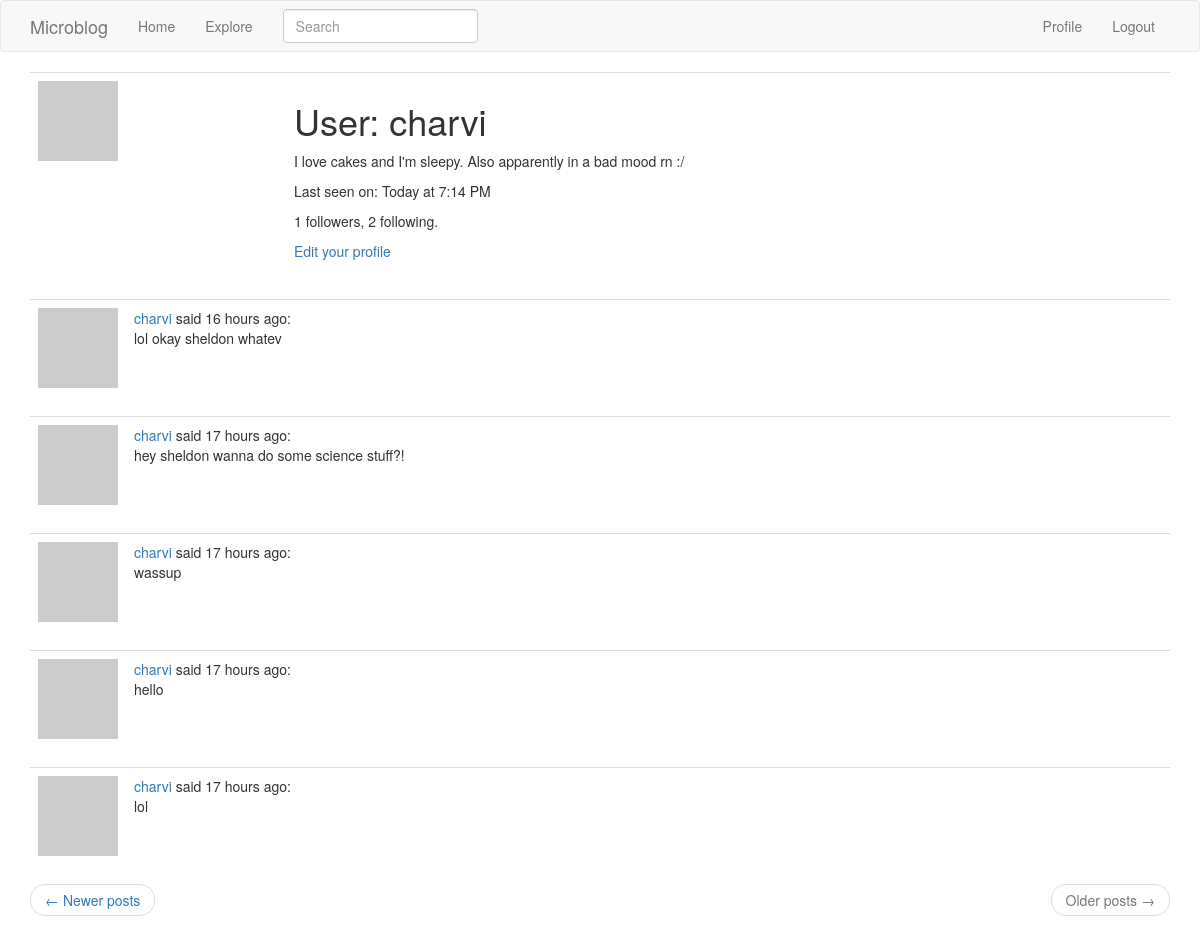
/user/charvi?page=2 (signed in), run on the app's committed database.
### app/sql/models.py (models this page shows, shortened)
class User(UserMixin,db.Model):
    id = db.Column(db.Integer, primary_key=True)
    username = db.Column(db.String(64), index=True, unique=True)
    email = db.Column(db.String(120),index=True, unique=True)
    password_hash = db.Column(db.String(128))
    posts = db.relationship('Post',backref='author',lazy='dynamic')
    about_me = db.Column(db.String(140))
    last_seen = db.Column(db.DateTime,default=datetime.utcnow)
    followed = db.relationship(
        'User',secondary=followers,
        primaryjoin=(followers.c.follower_id==id),
        secondaryjoin=(followers.c.followed_id==id),
        backref=db.backref('followers',lazy='dynamic'),
        lazy='dynamic'
    )
    def avatar(self,size):
        digest = md5(self.email.lower().encode('utf-8')).hexdigest()
        return f'https://www.gravatar.com/avatar/{digest}?d=identicon&s={size}'

class SearchableMixin(object):
    @classmethod
    def before_commit(cls,session):
        session._changes = {
            "add": list(session.new),
            "update": list(session.dirty),
            "delete": list(session.deleted)
        }
    @classmethod
    def after_commit(cls,session):
        for obj in session._changes['add']:
            if isinstance(obj, SearchableMixin):
                add_to_index(obj.__tablename__,obj)
        for obj in session._changes['update']:
            if isinstance(obj, SearchableMixin):
                add_to_index(obj.__tablename__,obj)
        for obj in session._changes['delete']:
            if isinstance(obj,SearchableMixin):
                remove_from_index(obj.__tablename__,obj)
        session._changes = None

class Post(SearchableMixin,db.Model):
    __searchable__ = ['body']
    id = db.Column(db.Integer,primary_key=True)
    body = db.Column(db.String(140))
    timestamp = db.Column(db.DateTime,index=True,default=datetime.utcnow)
    user_id = db.Column(db.Integer,db.ForeignKey('user.id'))

### app/main/routes.py (the view)
@bp.route('/user/<username>')
@login_required
def user(username):
    user = User.query.filter_by(username=username).first_or_404()
    page = request.args.get('page',1,type=int)
    posts = user.posts.order_by(Post.timestamp.desc()).paginate(page,current_app.config['POSTS_PER_PAGE'],False)
    next_url = url_for('main.user',username=user.username,page=posts.next_num) if posts.has_next else None
    prev_url = url_for('main.user',username=user.username,page=posts.prev_num) if posts.has_prev else None
    form = EmptyForm()
    return render_template('user.html',user=user,posts=posts.items,form=form,next_url=next_url,prev_url=prev_url)

### app/main/forms.py
class SearchForm(FlaskForm):
    q = StringField("Search",validators=[DataRequired()])
    def __init__(self, *args, **kwargs):
        if 'formdata' not in kwargs:
            kwargs['formdata'] = request.args
        if 'csrf_enabled' not in kwargs:
            kwargs['csrf_enabled'] = False
        super(SearchForm,self).__init__(*args,**kwargs)

class EmptyForm(FlaskForm):
    submit = SubmitField('Submit')

### app/main/routes.py (called while the page is built)
@bp.before_app_request
def before_request():
    if current_user.is_authenticated:
        current_user.last_seen = datetime.utcnow()
        db.session.commit()
        g.search_form = SearchForm()

### app/sql/models.py (called while the page is built)
@login.user_loader
def load_user(id):
    return User.query.get(int(id))

### app/main/templates/user.html (shortened to what this page needs)
{% extends "base.html" %}
{% block app_content %}
    <table class="table table-hover">
        <tr>
            <td width="256px"><img src="{{ user.avatar(256) }}"></td>
            <td>
                <h1>User: {{ user.username }}</h1>
                {% if user.about_me %}<p>{{ user.about_me }}</p>{% endif %}
                {% if user.last_seen %}
                    <p>Last seen on: {{ moment(user.last_seen).calendar() }}</p>
                {% endif %}
                <p>{{ user.followers.count() }} followers, {{ user.followed.count() }} following.</p>
                {% if user == current_user %}
                <p><a href="{{ url_for('main.edit_profile') }}">Edit your profile</a></p>
                {% endif %}
            </td>
        </tr>
    </table>
    {% for post in posts %}
        {% include '_post.html' %}
    {% endfor %}
    <nav aria-label="...">
        <ul class="pager">
            <li class="previous{% if not prev_url %} disabled{% endif %}">
                <a href="{{ prev_url or '#' }}">
                    <span aria-hidden="true">&larr;</span> Newer posts
                </a>
            </li>
            <li class="next{% if not next_url %} disabled{% endif %}">
                <a href="{{ next_url or '#' }}">
                    Older posts <span aria-hidden="true">&rarr;</span>
                </a>
            </li>
        </ul>
    </nav>
{% endblock %}

### app/templates/_post.html
    <table class="table table-hover">
        <tr>
            <td width="70px">
                <a href="{{ url_for('main.user', username=post.author.username) }}">
                    <img src="{{ post.author.avatar(70) }}" />
                </a>
            </td>
            <td>
                <a href="{{ url_for('main.user', username=post.author.username) }}">
                    {{ post.author.username }}
                </a>
                said {{ moment(post.timestamp).fromNow() }}:
                <br>
                {{ post.body }}
            </td>
        </tr>
    </table>

### data on the page
User: username "charvi", about_me "I love cakes and I'm sleepy. Also apparently in a bad mood rn :/", last_seen "Today at 7:14 PM"
Post: author.username "charvi", timestamp "16 hours ago", body "lol okay sheldon whatev"
Post: author.username "charvi", timestamp "17 hours ago", body "hey sheldon wanna do some science stuff?!"
Post: author.username "charvi", timestamp "17 hours ago", body "wassup"
Post: author.username "charvi", timestamp "17 hours ago", body "hello"
Post: author.username "charvi", timestamp "17 hours ago", body "lol"

### other printed values
{{ user.followers.count() }} "1"
{{ user.followed.count() }} "2"
